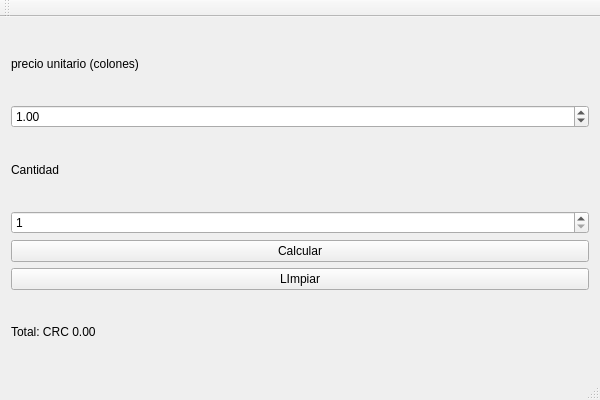
<?xml version="1.0" encoding="UTF-8"?>
<ui version="4.0">
 <class>LAB6Class</class>
 <widget class="QMainWindow" name="LAB6Class">
  <property name="geometry">
   <rect>
    <x>0</x>
    <y>0</y>
    <width>600</width>
    <height>400</height>
   </rect>
  </property>
  <property name="windowTitle">
   <string>LAB6</string>
  </property>
  <widget class="QWidget" name="centralWidget">
   <layout class="QVBoxLayout" name="verticalLayout">
    <item>
     <widget class="QLabel" name="lblPrecio">
      <property name="text">
       <string>precio unitario (colones) </string>
      </property>
     </widget>
    </item>
    <item>
     <widget class="QDoubleSpinBox" name="spnPrecio">
      <property name="maximum">
       <double>1000000.000000000000000</double>
      </property>
      <property name="value">
       <double>1.000000000000000</double>
      </property>
     </widget>
    </item>
    <item>
     <widget class="QLabel" name="lblCantidad">
      <property name="text">
       <string>Cantidad</string>
      </property>
     </widget>
    </item>
    <item>
     <widget class="QSpinBox" name="spnCantidad">
      <property name="minimum">
       <number>1</number>
      </property>
     </widget>
    </item>
    <item>
     <widget class="QPushButton" name="btnCalcular">
      <property name="text">
       <string>Calcular</string>
      </property>
     </widget>
    </item>
    <item>
     <widget class="QPushButton" name="btnLimpiar">
      <property name="text">
       <string>LImpiar</string>
      </property>
     </widget>
    </item>
    <item>
     <widget class="QLabel" name="lblTotal">
      <property name="text">
       <string>Total: CRC 0.00</string>
      </property>
     </widget>
    </item>
   </layout>
  </widget>
  <widget class="QMenuBar" name="menuBar">
   <property name="geometry">
    <rect>
     <x>0</x>
     <y>0</y>
     <width>600</width>
     <height>21</height>
    </rect>
   </property>
  </widget>
  <widget class="QToolBar" name="mainToolBar">
   <attribute name="toolBarArea">
    <enum>TopToolBarArea</enum>
   </attribute>
   <attribute name="toolBarBreak">
    <bool>false</bool>
   </attribute>
  </widget>
  <widget class="QStatusBar" name="statusBar"/>
 </widget>
 <layoutdefault spacing="6" margin="11"/>
 <resources>
  <include location="LAB6.qrc"/>
 </resources>
 <connections/>
</ui>
